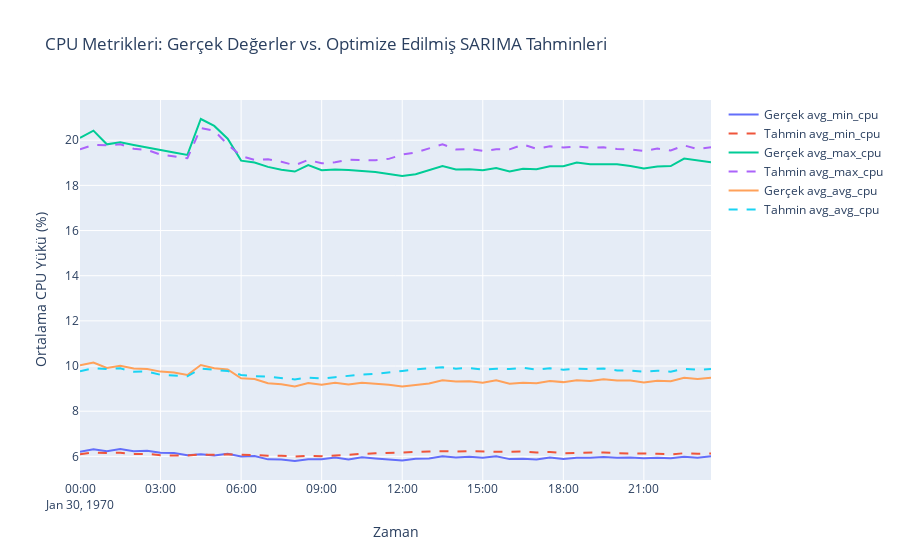

Source (notebook cell):
### Markdown cell above
## Adım 4: Sonuçları Görselleştirme

### Code cell
fig = go.Figure()

for column in target_columns:
    fig.add_trace(go.Scatter(
        x=test_data.index, y=test_data[column], mode='lines', name=f'Gerçek {column}'
    ))
    fig.add_trace(go.Scatter(
        x=all_results[column]['predictions'].index, y=all_results[column]['predictions'].values,
        mode='lines', name=f'Tahmin {column}', line=dict(dash='dash')
    ))

fig.update_layout(
    title='CPU Metrikleri: Gerçek Değerler vs. Optimize Edilmiş SARIMA Tahminleri',
    xaxis_title='Zaman', yaxis_title='Ortalama CPU Yükü (%)'
)
fig.show()
